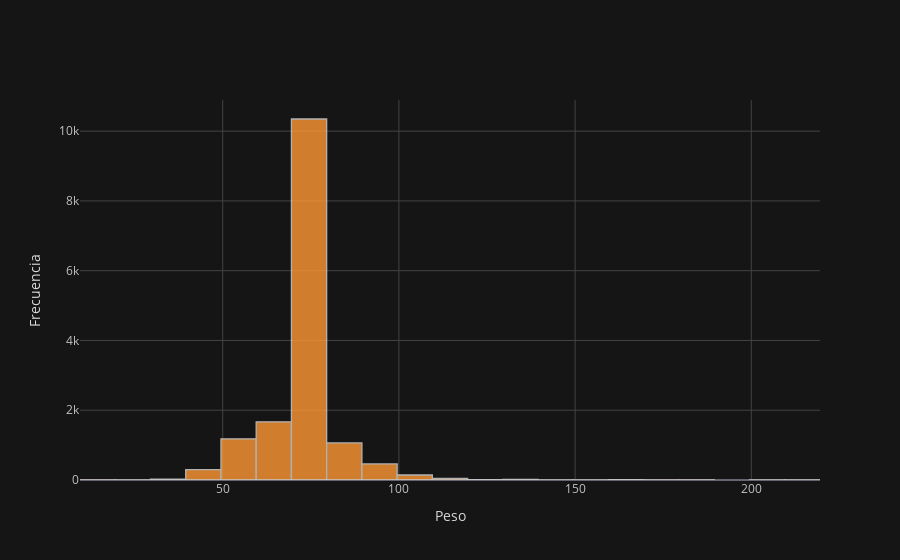

Write notebook code for a chart like this one.
### Code cell
#Histograma peso

prueba2['weight'].iplot(kind='hist', bins=25, xTitle='Peso', yTitle='Frecuencia')

### Figure 1 — Plotly figure (JSON) as saved in the notebook; plotly's stock layout.template omitted (floating-point values rounded to 4 significant figures; data arrays with more than 128 entries replaced by an {"elided": "..."} marker saying what was removed)
{"data": [{"histfunc": "count", "histnorm": "", "marker": {"color": "rgba(255, 153, 51, 1.0)", "line": {"color": "#D9D9D9", "width": 1.3}}, "name": "weight", "nbinsx": 25, "opacity": 0.8, "orientation": "v", "type": "histogram", "x": {"elided": "15285 int values"}}], "layout": {"barmode": "overlay", "legend": {"bgcolor": "#151516", "font": {"color": "#D9D9D9"}}, "paper_bgcolor": "#151516", "plot_bgcolor": "#151516", "title": {"font": {"color": "#D9D9D9"}}, "xaxis": {"gridcolor": "#434343", "showgrid": true, "tickfont": {"color": "#C2C2C2"}, "title": {"font": {"color": "#D9D9D9"}, "text": "Peso"}, "zerolinecolor": "#666570"}, "yaxis": {"gridcolor": "#434343", "showgrid": true, "tickfont": {"color": "#C2C2C2"}, "title": {"font": {"color": "#D9D9D9"}, "text": "Frecuencia"}, "zerolinecolor": "#666570"}}}
